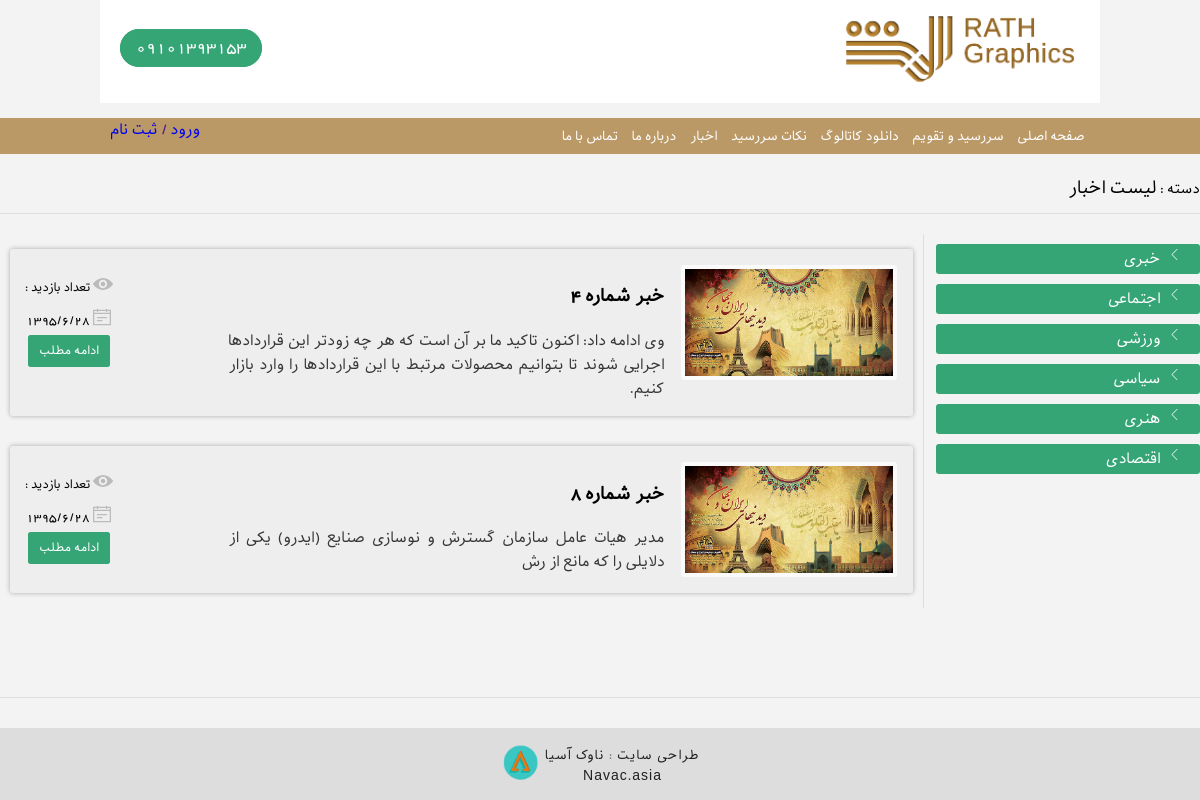
Screenshot of /pages/news.php?cat_id=4 with the database file from the repository.
### tables this page shows
CREATE TABLE `t_category` (
  `id` int(10) NOT NULL,
  `title` varchar(100) DEFAULT NULL,
  `parent_id` int(10) DEFAULT NULL
);

CREATE TABLE `t_news` (
  `id` int(10) NOT NULL,
  `title` varchar(255) DEFAULT NULL,
  `user_id` int(10) DEFAULT NULL,
  `id_cat` int(10) DEFAULT NULL,
  `summary` varchar(255) DEFAULT NULL,
  `text` text,
  `create_time` datetime(6) DEFAULT CURRENT_TIMESTAMP(6),
  `delete` int(1) DEFAULT '0'
);

### pages/news.php (the view, shortened to what this page needs)
<?php include 'header.php';
?>
  <div class="title-category">
  <span>دسته : </span>
  <span class="categoryname">لیست اخبار</span>
  </div>
  <div class="Line first"></div>
  <section class="clearfix">
  <aside class="right-category">
      <div class="list-category list-tip">
          <?php
          $cat_query=mysqli_query($connect,"SELECT id,title FROM t_category
             WHERE parent_id=0          ");
          $cat=mysqli_fetch_all($cat_query,MYSQLI_ASSOC);
          foreach($cat as $item){
              ?>
          <ul>
      <li data-has-submenu="1">
      <a href="?cat_id=<?php echo $item['id']; ?>"><?php echo $item['title']; ?></a>
    </li>
  </ul>
          <?php } ?>
  </div>
<?php
if (isset($_GET['cat_id']))
{$cat_id=$_GET['cat_id'];
  $news_query=mysqli_query($connect,"SELECT summary,id,title,text,create_time
              FROM t_news WHERE id_cat='$cat_id'");}
              else
              {
                  $news_query=mysqli_query($connect,"SELECT * FROM t_news WHERE `delete`=0");
              }
$news=mysqli_fetch_all($news_query,MYSQLI_ASSOC);
foreach($news as $news_item){
?>
  </aside>
  <div class="Content-Category">
    <div class="alltips">
  <div class="tip-item clearfix">
  <div class="tip-image clearfix">
  <a href="tip-singel.php"><img src="../asset/img/slide-2.jpg" alt="tip"></a>
  </div>
  <div class="tip-text clearfix">
      <h3><?php echo $news_item['title'];?></h3>
    <p>
<?php echo $news_item['summary'];?>
    </p>
  </div>
  <div class="tip-elements clearfix">
    <div class="visitors">
      <span>
      </span>
          <span>تعداد بازدید : </span>
    </div>
    <div class="date">
      <span>
      </span>
      <span>1395/6/28</span>
    </div>
    <div class="more-btn">
      <a href="tip-singel.php">ادامه مطلب</a>
    </div>
  </div>
  </div>
      </div>
  </div>
      <?php }
      ?>
</section>
<div class="Line"></div>
<?php include 'footer.php'?>

### asset/css/style.css (style rules this page uses)
html { height:100%; }
body { display: flex; flex-direction: column; height: 100%; margin: 0; font-family:"behdad","yekan",arial; direction:rtl; background-color:#f3f3f3; }
* { box-sizing:border-box; }
.clearfix::after { content:""; display:block; clear: both; }
section { flex: 1 0 auto; }
a { text-decoration:none; }
.clearfix::after { display:block; content:""; clear:both; }
svg { width:19px; }
.Line { width:100%; height:1px; background-color:#dddddd; margin:20px 0; }
.title-category { margin-top:20px; }
.title-category span:first-child { font-size:15px; }
.categoryname { font-size:19px; }
.first { margin-top:10px; }
.right-category { float:right;width:22%; }
.Content-Category { float:left;width:77%;border-right: 1px solid #dddddd; }
.list-category ul { margin:0;padding:0;list-style-type:none; }
.list-category li { display:block; }
.list-category li svg { fill:#373737; width:11px ; width:11px ; vertical-align:middle; transition:all 0.3s ease; }
.list-category li a { color: #373737;margin-right:5px;transition:all 0.3s ease; }
.tip-item { margin:15px 10px; background-color: #eee; padding: 15px; box-shadow: 0 0 5px rgba(0,0,0,0.3); border-radius:3px; transition:all 0.3s ease; }
.tip-image { width: 25%; padding: 4px; background-color:rgba(255,255,255,0.7); border:1px solid #eee; border-radius:4px; float: right; transition:all 0.3s ease; }
.tip-image img { width:100%;vertical-align:middle; }
.tip-text { width:50%;float:right;margin-right:15px; }
.tip-text p { margin:0;color:#373737;font-size:16px;text-align:justify; }
.tip-elements { float:left;margin-right:15px; }
.more-btn,.date,.visitors { margin:10px 0; text-align:center; font-size:13px; }
.visitors svg,.date svg { width:20px; fill:#bbb; vertical-align: middle; }
.more-btn a { background-color:#35a576; border:1px solid #35a576; padding:5px 10px; border-radius:3px; color:white; font-size:13px; margin-top:10px; transition:all 0.3s ease; }
.list-tip li { display: block; background-color: #35a576; padding: 3px 20px; border-radius: 3px; margin: 10px 0; }
.list-tip li a { color:white; }
.list-tip li svg { fill: #ffffff; }

### rows the page displays
t_category: title "خبری"
t_category: title "اجتماعی"
t_category: title "ورزشی"
t_category: title "سیاسی"
t_category: title "هنری"
t_category: title "اقتصادی"
t_news: title "خبر شماره 4", summary "وی ادامه داد: اکنون تاکید ما بر آن است که هر چه زودتر این قراردادها اجرایی شوند تا بتوانیم محصولات مرتبط با این قراردادها را وارد بازار کنیم."
t_news: title "خبر شماره 8", summary "مدیر هیات عامل سازمان گسترش و نوسازی صنایع (ایدرو) یکی از دلایلی را که مانع از رش"
